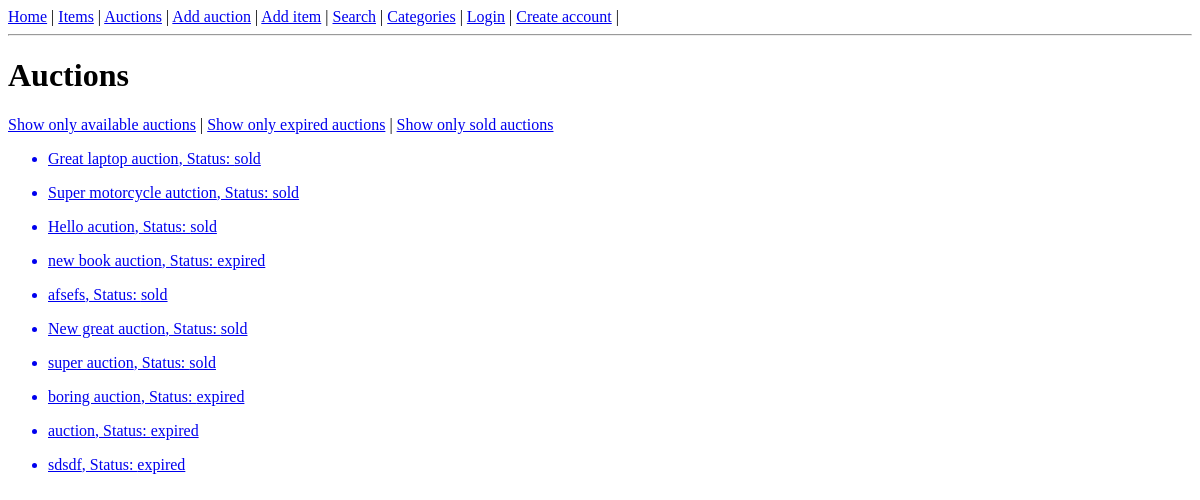
The page /auctions/ on the database as committed earlier.
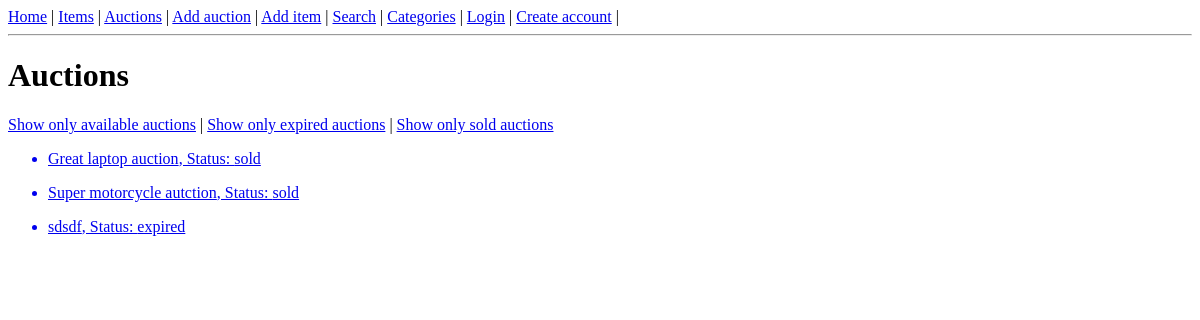
The same page on the database as committed later.
### auctions/models.py (models this page shows, shortened)
class Auction(models.Model):
    CHOICES = (
        ('available', 'available'),
        ('expired', 'expired'),
        ('sold', 'sold'),
    )
    name = models.CharField(max_length=255)
    item = models.ForeignKey(Item, on_delete=models.CASCADE)
    min_price = models.DecimalField(max_digits=10, decimal_places=2)
    buy_now_price = models.DecimalField(max_digits=10, decimal_places=2, null=True, blank=True)
    end_date = models.DateTimeField()
    seller = models.ForeignKey(User, on_delete=models.CASCADE, related_name='seller')
    buyer = models.ForeignKey(User, on_delete=models.CASCADE, blank=True, related_name='buyer', null=True)
    status = models.CharField(choices=CHOICES, default='available', max_length=64)

### auctions/views.py (the view)
# urls.py: path('auctions/', auctions.AuctionsList.as_view()),
class AuctionsList(ListView):
    model = Auction
    context_object_name = 'auction_list'
    def get_context_data(self, **kwargs):
        context = super().get_context_data(**kwargs)    # Get default context data
        for auction in context['auction_list']:
            if auction.end_date < timezone.now() and auction.bid_set.count() > 0:
                auction.status = 'sold'
                auction.save()
            elif auction.end_date < timezone.now():   # Check if end date is past
                auction.status = 'expired'
                auction.save()
        return context
    def get_template_names(self, **kwargs):
        status = self.request.GET.get('status')     # Get status parameter from the request
        if status == 'expired':
            return 'auctions/expired_auction_list.html'
        elif status == 'available':
            return 'auctions/available_auction_list.html'
        elif status == 'sold':
            return 'auctions/sold_auction_list.html'
        else:
            return 'auctions/auction_list.html'

### auctions/templates/auctions/auction_list.html (shortened to what this page needs)
{% extends 'auctions/base_template.html' %}
{% block content %}
<h1>Auctions</h1>
<a href="/auctions/?status=available">Show only available auctions</a> |
<a href="/auctions/?status=expired">Show only expired auctions</a> |
<a href="/auctions/?status=sold">Show only sold auctions</a>
{% for auction in auction_list %}
<ul>
<a href="/auction/{{ auction.id }}"><li>{{ auction.name }}, Status: {{ auction.status }}</li></a>
</ul>
{% endfor %}
{% endblock %}

### auctions/templates/auctions/base_template.html (shortened to what this page needs)
<!DOCTYPE html>
<html lang="en">
<head>
</head>
<body><a href="/home">Home</a> |
<a href="/items">Items</a> |
<a href="/auctions">Auctions</a> |
<a href="/add-auction">Add auction</a> |
<a href="/add-item">Add item</a> |
<a href="/search">Search</a> |
<a href="/categories">Categories</a> |
{% if user.is_authenticated %}
<a href="/logout">Logout</a> |
<a href="/user/{{ user.username }}">{{ user.username }}</a> |
{% else %}
<a href="/login">Login</a> |
<a href="/create-account">Create account</a> |
{% endif %}
<hr>
{% block content %}{% endblock %}
</body>
</html>

Rows that differ between the two databases and show on the page:
removed Auction: name "Hello acution", status "sold"
removed Auction: name "new book auction", status "expired"
removed Auction: name "afsefs", status "sold"
removed Auction: name "New great auction", status "sold"
removed Auction: name "super auction", status "sold"
removed Auction: name "boring auction", status "expired"
removed Auction: name "auction", status "expired"
